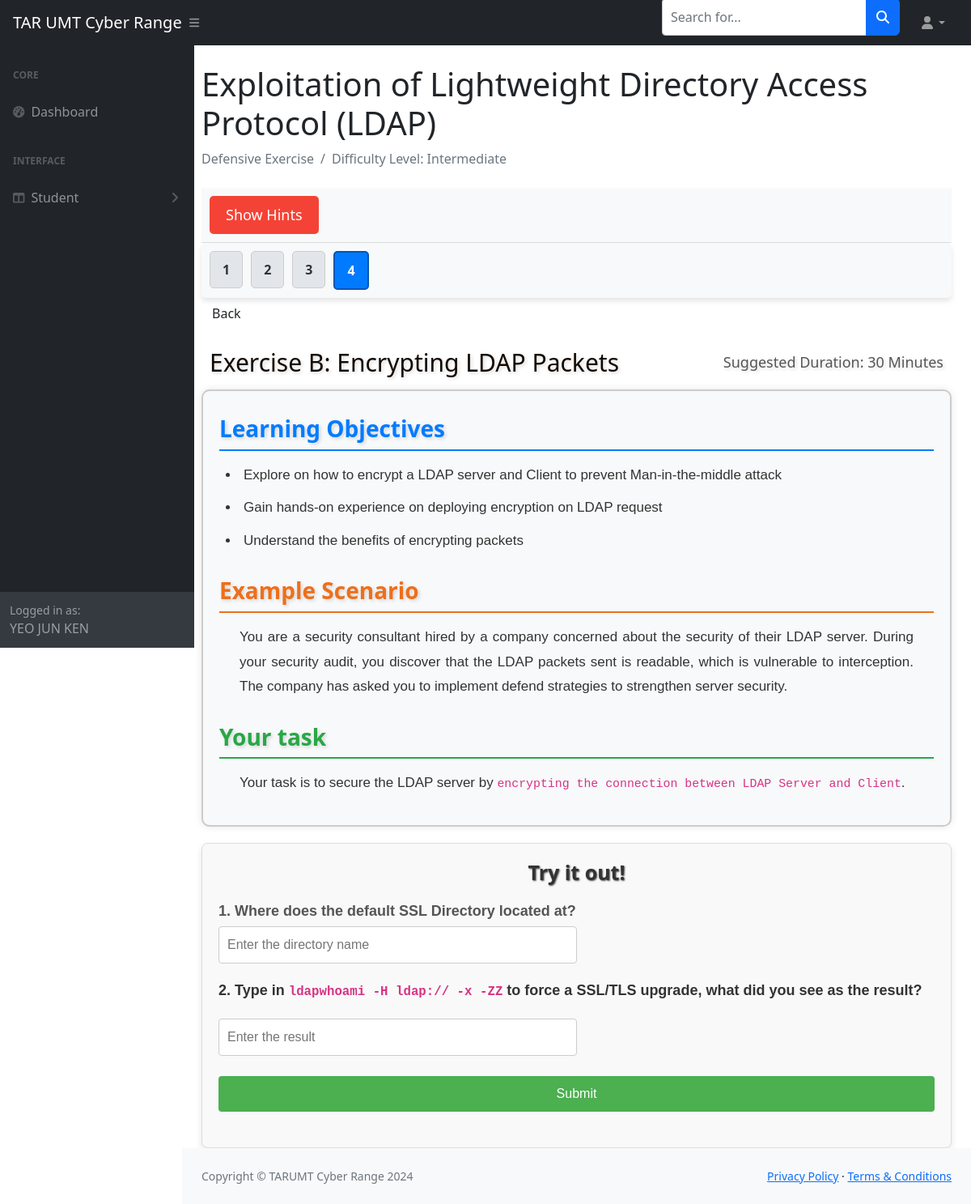
The page /student-dashboard/ldapdefendb.php (signed in) on the database its author committed.
### tables this page shows
CREATE TABLE `exercise` (
  `exercise_id` varchar(10) NOT NULL,
  `title` varchar(255) NOT NULL,
  `learningObj_1` varchar(255) NOT NULL,
  `learningObj_2` varchar(255) NOT NULL,
  `learningObj_3` varchar(255) NOT NULL,
  `learningObj_4` varchar(255) NOT NULL,
  `scenarioQues` mediumtext NOT NULL,
  `question` mediumtext DEFAULT NULL,
  `duration` varchar(50) NOT NULL,
  `exerciseType` varchar(30) NOT NULL,
  `difficulty_level` varchar(30) NOT NULL,
  `hints` mediumtext NOT NULL,
  `exerciseOrder` int(10) NOT NULL,
  `link` varchar(50) NOT NULL,
  `scenario_id` int(11) DEFAULT NULL
);

### student-dashboard/ldapdefendb.php (the view, shortened to what this page needs)
<?php
include '../connection.php';
include '../header_footer/header_student.php';
$exercise_id = 'ldapDB';
$sql = "SELECT * FROM `exercise` WHERE `exercise_id` = '$exercise_id'";
$result = $conn->query($sql);
if ($result->num_rows > 0) {
    $row = $result->fetch_assoc();
    $exerciseTitle = $row['title'];
    $exerciseType = $row['exerciseType'];
    $difficultyLevel = $row['difficulty_level'];
    $duration = $row['duration'];
    $learningObj1 = $row['learningObj_1'];
    $learningObj2 = $row['learningObj_2'];
    $learningObj3 = $row['learningObj_3'];
    $scenarioQues = $row['scenarioQues'];
    $question = $row['question'];
} else {
    echo "No exercise found for ID: $exercise_id";
    exit();
}
?>
<!DOCTYPE html>
<html lang="en">
<head>
    <link href="https://cdn.jsdelivr.net/npm/simple-datatables@7.1.2/dist/style.min.css" rel="stylesheet" />
    <link href="../css/styles.css" rel="stylesheet" />
    <link href="../css/questionLayout.css" rel="stylesheet" />
</head>
<div class="container-fluid px-4">
    <h1 class="mt-4">Exploitation of Lightweight Directory Access Protocol (LDAP)</h1>
    <ol class="breadcrumb mb-4">
        <li class="breadcrumb-item active"><?php echo $exerciseType; ?></li>
        <li class="breadcrumb-item active">Difficulty Level: <?php echo $difficultyLevel; ?></li>
    </ol>
    <div class="top-nav">
        <button id="openHintBox" class="open-button">Show Hints</button>
    </div>
    <?php
    function generateNavMenu($exercise_id)
    {
        global $conn;
        $sql = "SELECT scenario_id FROM exercise WHERE exercise_id = '$exercise_id' LIMIT 1";
        $result = $conn->query($sql);
        if ($result->num_rows > 0) {
            $row = $result->fetch_assoc();
            $scenario_id = $row['scenario_id'];
            $sql = "SELECT exercise_id, link, exerciseOrder FROM exercise WHERE scenario_id = '$scenario_id' ORDER BY exerciseOrder ASC";
            $result = $conn->query($sql);
            $navLinks = [];
            while ($row = $result->fetch_assoc()) {
                $navLinks[] = $row;
            }
            echo "<nav class='nav1'><ul>";
            foreach ($navLinks as $link) {
                $isActive = ($link['exercise_id'] == $exercise_id) ? ' active' : '';
                echo "<li><a href='" . $link['link'] . "' class='btn1$isActive'>" . $link['exerciseOrder'] . "</a></li>";
            }
            echo "</ul></nav>";
            $currentIndex = null;
            foreach ($navLinks as $index => $link) {
                if ($link['exercise_id'] == $exercise_id) {
                    $currentIndex = $index;
                    break;
                }
            }
            if ($currentIndex !== null) {
                if ($currentIndex > 0) {
                    $prevLink = $navLinks[$currentIndex - 1];
                    echo "<a href='" . $prevLink['link'] . "' class='btn back-btn'>Back</a>";
                }
            }
        } else {
            echo "Exercise not found.";
        }
    }
    generateNavMenu($exercise_id);
    ?>
    <h2 class="mt-4 question-title" style="padding: 0px 10px;"><?php echo $exerciseTitle; ?><span style="float: right; font-weight: normal; font-size:large;">Suggested Duration: <?php echo $duration; ?></span></h2>
    <div class="main-content">
        <div class="learning-objectives">
            <h2>Learning Objectives</h2>
            <ul>
                <li><?php echo $learningObj1; ?></li>
                <li><?php echo $learningObj2; ?></li>
                <li><?php echo $learningObj3; ?></li>
            </ul>
        </div>
        <div class="scenario">
            <h2>Example Scenario</h2>
            <p><?php echo $scenarioQues; ?></p>
        </div>
        <div class="question">
            <h2>Your task</h2>
            <p><?php echo $question; ?></p>
        </div>
    </div>
    <div class="flag-container">
        <h2 class="flag-title">Try it out!</h2>
        <form method="POST" action="ldapdefendb.php">
            <label for="flagInput1" style="font-size: 18px;">1. Where does the default SSL Directory located at?</label>
            <div class="input-group">
                <input type="text" name="directoryName" id="directoryName" placeholder="Enter the directory name">
            </div>
            <label for="flagInput2" style="font-size: 18px; font-weight: bold; margin-bottom: 20px; margin-top: 20px; color: #333;">2. Type in <code>ldapwhoami -H ldap:// -x -ZZ</code> to force a SSL/TLS upgrade, what did you see as the result?</label>
            <div class="input-group">
                <input type="text" name="resultShown" id="resultShown" placeholder="Enter the result">
            </div>
            <button id="submitButton">Submit</button>
        </form><br>
        <?php include '../header_footer/footer.php' ?>

### css/questionLayout.css (style rules this page uses)
.top-nav { background-color: #f8f9fa; padding: 10px; border-bottom: 1px solid #ddd; display: flex; justify-content: space-between; align-items: center; }
.top-nav .open-button { font-size: 18px; padding: 10px 20px; cursor: pointer; background-color: #f44336; color: white; border: none; border-radius: 5px; }
.main-content { background-color: #f8f9fa; border: 2px solid #ccc; padding: 20px; border-radius: 10px; margin-bottom: 20px; box-shadow: 0 0 10px rgba(0, 0, 0, 0.1); }
.question-title { color: #130901; font-family: 'Segoe UI', Tahoma, Geneva, Verdana, sans-serif; text-shadow: 2px 2px 4px rgba(0, 0, 0, 0.15); font-size: 30px; padding: 10px; margin-top: 30px; margin-bottom: 15px; display: flex; justify-content: space-between; align-items: center; }
.question-title span { color: #555; font-weight: normal; font-size: large; text-align: right; }
.learning-objectives h2 { color: #007bff; margin-top: 10px; margin-bottom: 15px; font-family: 'Segoe UI', Tahoma, Geneva, Verdana, sans-serif; text-shadow: 2px 2px 4px rgba(0, 0, 0, 0.15); font-size: 28px; font-weight: bold; border-bottom: 2px solid #007bff; padding-bottom: 8px; }
.learning-objectives ul { list-style-type: disc; padding-left: 25px; margin-top: 10px; }
.learning-objectives li { margin-bottom: 10px; font-size: 17px; line-height: 1.8; font-family: 'Arial', sans-serif; color: #333; padding-left: 5px; }
.question h2 { color: #28a745; margin-top: 30px; margin-bottom: 15px; font-family: 'Segoe UI', Tahoma, Geneva, Verdana, sans-serif; text-shadow: 2px 2px 4px rgba(0, 0, 0, 0.15); font-size: 28px; font-weight: bold; border-bottom: 2px solid #28a745; padding-bottom: 8px; }
.question p { font-size: 17px; line-height: 1.8; font-family: 'Arial', sans-serif; text-align: justify; padding-left: 25px; padding-right: 25px; color: #333; }
.scenario h2 { color: #ee6f1b; margin-top: 30px; margin-bottom: 15px; font-family: 'Segoe UI', Tahoma, Geneva, Verdana, sans-serif; text-shadow: 2px 2px 4px rgba(0, 0, 0, 0.15); font-size: 28px; font-weight: bold; border-bottom: 2px solid #ee6f1b; padding-bottom: 8px; }
.scenario p { font-size: 17px; line-height: 1.8; font-family: 'Arial', sans-serif; text-align: justify; padding-left: 25px; padding-right: 25px; color: #333; }
.flag-container { padding: 20px; border: 2px solid #FF0000; border-radius: 5px; width: 100%; max-width: 100%; box-sizing: border-box; background-color: rgba(211, 211, 211, 0.7); }
.flag-title { color: #000; font-size: 25px; margin-bottom: 15px; font-family: 'Segoe UI', Tahoma, Geneva, Verdana, sans-serif; text-align: start; text-shadow: 1px 1px 2px rgba(0, 0, 0, 0.7); }
#submitButton { font-size: 12px; margin-top: 10px; padding: 8px 16px; border-radius: 5px }
.nav1 { background-color: #f8f9fa; padding: 10px; border-radius: 5px; box-shadow: 0 4px 6px rgba(0, 0, 0, 0.1); display: flex; flex-direction: column; align-items: flex-start; gap: 10px; }
.nav1 ul { list-style: none; padding: 0; margin: 0; display: flex; gap: 10px; }
.nav1 .btn1 { text-decoration: none; padding: 10px 15px; border-radius: 5px; background-color: #e2e6ea; color: #333; transition: background-color 0.3s ease, color 0.3s ease; font-weight: bold; display: inline-block; border: 1px solid #ccc; cursor: pointer; text-align: center; }
.nav1 .btn1.active { background-color: #007bff; color: #fff; font-weight: bold; border: 2px solid #0056b3; }

### student-dashboard/ldapdefendb.php (style rules this page uses)
.flag-container { margin: 0 auto; padding: 20px; border: 1px solid #ddd; border-radius: 8px; box-shadow: 0 4px 8px rgba(0, 0, 0, 0.1); background-color: #f9f9f9; font-family: Arial, sans-serif; }
.flag-title { text-align: center; color: #333; margin-bottom: 20px; font-weight: bold; }
.input-group { margin-bottom: 15px; }
label { font-weight: bold; display: block; margin-bottom: 5px; color: #555; }
input[type="text"] { width: 50%; padding: 10px; border: 1px solid #ccc; border-radius: 4px; font-size: 16px; box-sizing: border-box; }
#submitButton { width: 100%; padding: 10px; background-color: #4CAF50; color: white; font-size: 16px; border: none; border-radius: 4px; cursor: pointer; transition: background-color 0.3s; }

### rows shown on the page
exercise: exerciseType "Defensive Exercise", difficulty_level "Intermediate", exerciseOrder "4", title "Exercise B: Encrypting LDAP Packets", duration "30 Minutes", learningObj_1 "Explore on how to encrypt a LDAP server and Client to prevent Man-in-the-middle attack", learningObj_2 "Gain hands-on experience on deploying encryption on LDAP request", learningObj_3 "Understand the benefits of encrypting packets", scenarioQues "You are a security consultant hired by a company concerned about the security of their LDAP server. During your security audit, you discover that the LDAP packets sent is readable, which is vulnerable to interception. The company has asked you to implement defend strategies to strengthen server security.", question "Your task is to secure the LDAP server by encrypting the connection between LDAP Server and Client ."
exercise: exerciseOrder "1"
exercise: exerciseOrder "2"
exercise: exerciseOrder "3"

### other values the page prints
$_SESSION['username'] "YEO JUN KEN"
